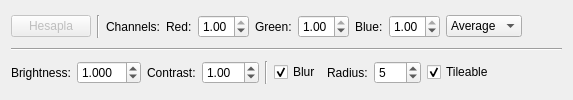
          <widget class="QWidget" name="tab_displace">
           <property name="enabled">
            <bool>true</bool>
           </property>
           <attribute name="title">
            <string>Displacement Map</string>
           </attribute>
           <layout class="QVBoxLayout" name="verticalLayout_5">
            <item>
             <layout class="QHBoxLayout" name="horizontalLayout_6">
              <item>
               <widget class="QPushButton" name="pushButton_calcDisplace">
                <property name="enabled">
                 <bool>false</bool>
                </property>
                <property name="text">
                 <string>Hesapla</string>
                </property>
                <property name="flat">
                 <bool>false</bool>
                </property>
               </widget>
              </item>
              <item>
               <widget class="Line" name="line_3">
                <property name="orientation">
                 <enum>Qt::Vertical</enum>
                </property>
               </widget>
              </item>
              <item>
               <widget class="QLabel" name="label_6">
                <property name="text">
                 <string>Channels:</string>
                </property>
               </widget>
              </item>
              <item>
               <widget class="QLabel" name="label_14">
                <property name="text">
                 <string>Red:</string>
                </property>
               </widget>
              </item>
              <item>
               <widget class="QDoubleSpinBox" name="doubleSpinBox_displace_redMul">
                <property name="decimals">
                 <number>2</number>
                </property>
                <property name="maximum">
                 <double>1.000000000000000</double>
                </property>
                <property name="singleStep">
                 <double>0.100000000000000</double>
                </property>
                <property name="value">
                 <double>1.000000000000000</double>
                </property>
               </widget>
              </item>
              <item>
               <widget class="QLabel" name="label_15">
                <property name="text">
                 <string>Green:</string>
                </property>
               </widget>
              </item>
              <item>
               <widget class="QDoubleSpinBox" name="doubleSpinBox_displace_greenMul">
                <property name="decimals">
                 <number>2</number>
                </property>
                <property name="maximum">
                 <double>1.000000000000000</double>
                </property>
                <property name="singleStep">
                 <double>0.100000000000000</double>
                </property>
                <property name="value">
                 <double>1.000000000000000</double>
                </property>
               </widget>
              </item>
              <item>
               <widget class="QLabel" name="label_16">
                <property name="text">
                 <string>Blue:</string>
                </property>
               </widget>
              </item>
              <item>
               <widget class="QDoubleSpinBox" name="doubleSpinBox_displace_blueMul">
                <property name="decimals">
                 <number>2</number>
                </property>
                <property name="maximum">
                 <double>1.000000000000000</double>
                </property>
                <property name="singleStep">
                 <double>0.100000000000000</double>
                </property>
                <property name="value">
                 <double>1.000000000000000</double>
                </property>
               </widget>
              </item>
              <item>
               <widget class="QComboBox" name="comboBox_mode_displace">
                <item>
                 <property name="text">
                  <string>Average</string>
                 </property>
                </item>
                <item>
                 <property name="text">
                  <string>Max</string>
                 </property>
                </item>
               </widget>
              </item>
              <item>
               <spacer name="horizontalSpacer_6">
                <property name="orientation">
                 <enum>Qt::Horizontal</enum>
                </property>
                <property name="sizeHint" stdset="0">
                 <size>
                  <width>40</width>
                  <height>20</height>
                 </size>
                </property>
               </spacer>
              </item>
             </layout>
            </item>
            <item>
             <widget class="Line" name="line_8">
              <property name="orientation">
               <enum>Qt::Horizontal</enum>
              </property>
             </widget>
            </item>
            <item>
             <layout class="QHBoxLayout" name="horizontalLayout_7">
              <item>
               <widget class="QLabel" name="label_17">
                <property name="text">
                 <string>Brightness:</string>
                </property>
               </widget>
              </item>
              <item>
               <widget class="QDoubleSpinBox" name="doubleSpinBox_displace_scale">
                <property name="decimals">
                 <number>3</number>
                </property>
                <property name="singleStep">
                 <double>0.100000000000000</double>
                </property>
                <property name="value">
                 <double>1.000000000000000</double>
                </property>
               </widget>
              </item>
              <item>
               <widget class="QLabel" name="label_18">
                <property name="text">
                 <string>Contrast:</string>
                </property>
               </widget>
              </item>
              <item>
               <widget class="QDoubleSpinBox" name="doubleSpinBox_displace_contrast">
                <property name="singleStep">
                 <double>0.100000000000000</double>
                </property>
                <property name="value">
                 <double>1.000000000000000</double>
                </property>
               </widget>
              </item>
              <item>
               <widget class="Line" name="line_11">
                <property name="orientation">
                 <enum>Qt::Vertical</enum>
                </property>
               </widget>
              </item>
              <item>
               <widget class="QCheckBox" name="checkBox_displace_blur">
                <property name="text">
                 <string>Blur</string>
                </property>
                <property name="checked">
                 <bool>true</bool>
                </property>
               </widget>
              </item>
              <item>
               <widget class="QLabel" name="label_21">
                <property name="enabled">
                 <bool>true</bool>
                </property>
                <property name="text">
                 <string>Radius:</string>
                </property>
               </widget>
              </item>
              <item>
               <widget class="QSpinBox" name="spinBox_displace_blurRadius">
                <property name="enabled">
                 <bool>true</bool>
                </property>
                <property name="minimum">
                 <number>1</number>
                </property>
                <property name="maximum">
                 <number>999</number>
                </property>
                <property name="value">
                 <number>5</number>
                </property>
               </widget>
              </item>
              <item>
               <widget class="QCheckBox" name="checkBox_displace_blur_tileable">
                <property name="enabled">
                 <bool>true</bool>
                </property>
                <property name="text">
                 <string>Tileable</string>
                </property>
                <property name="checked">
                 <bool>true</bool>
                </property>
               </widget>
              </item>
              <item>
               <spacer name="horizontalSpacer_8">
                <property name="orientation">
                 <enum>Qt::Horizontal</enum>
                </property>
                <property name="sizeHint" stdset="0">
                 <size>
                  <width>40</width>
                  <height>20</height>
                 </size>
                </property>
               </spacer>
              </item>
             </layout>
            </item>
           </layout>
          </widget>
